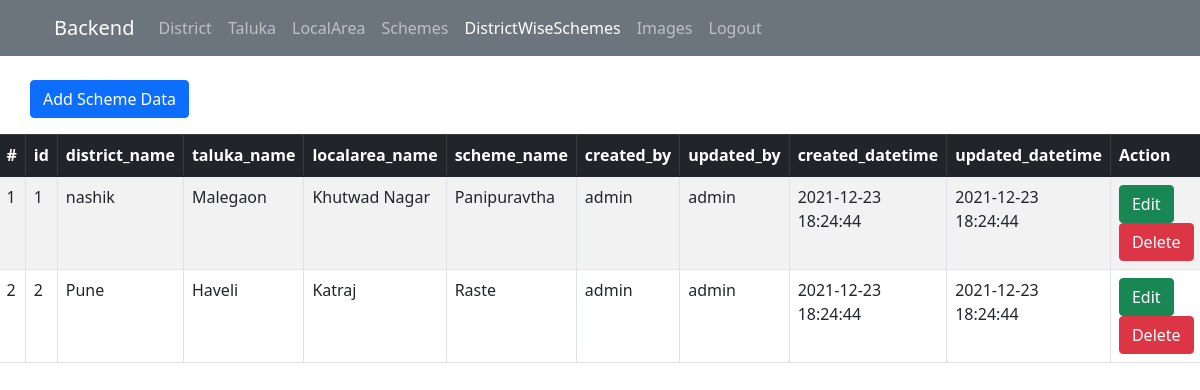
Screenshot of /BackEnd/DistrictWiseSchemes/index.php with the database file from the repository.
### tables this page shows
CREATE TABLE main (
	`id` int AUTO_INCREMENT,
    `district_id` int NOT NULL,
    `taluka_id` int NOT NULL,
    `schemes_id` int NOT NULL,
    `localarea_id` int NOT NULL,
	PRIMARY KEY(`id`),
	`created_datetime` datetime NOT NULL,
	`updated_datetime` datetime NOT NULL,
	`created_by` varchar(50) NOT NULL,
	`updated_by` varchar(50) NOT NULL,
    FOREIGN KEY (`district_id`) REFERENCES `district` (`id`) ON DELETE CASCADE,
    FOREIGN KEY (`taluka_id`) REFERENCES `taluka` (`id`) ON DELETE CASCADE,
    FOREIGN KEY (`schemes_id`) REFERENCES `schemes` (`id`) ON DELETE CASCADE,
    FOREIGN KEY (`localarea_id`) REFERENCES `localarea` (`id`) ON DELETE CASCADE
);

CREATE TABLE district (
	`id` int AUTO_INCREMENT,
	`name` varchar(50) NOT NULL,
    PRIMARY KEY(`id`),
    `created_datetime` datetime NOT NULL,
	`updated_datetime` datetime NOT NULL,
	`created_by` varchar(50) NOT NULL,
	`updated_by` varchar(50) NOT NULL
);

CREATE TABLE taluka (
	`id` int AUTO_INCREMENT,
	`name` varchar(50) NOT NULL,
    `district_id` int NOT NULL,
    PRIMARY KEY(`id`),
    `created_datetime` datetime NOT NULL,
	`updated_datetime` datetime NOT NULL,
	`created_by` varchar(50) NOT NULL,
	`updated_by` varchar(50) NOT NULL,
	FOREIGN KEY (`district_id`) REFERENCES `district` (`id`) ON DELETE CASCADE
);

CREATE TABLE localarea (
	`id` int AUTO_INCREMENT,
	`name` varchar(50) NOT NULL,
    `taluka_id` int NOT NULL,
    PRIMARY KEY(`id`),
    `created_datetime` datetime NOT NULL,
	`updated_datetime` datetime NOT NULL,
	`created_by` varchar(50) NOT NULL,
	`updated_by` varchar(50) NOT NULL,
    FOREIGN KEY (`taluka_id`) REFERENCES `taluka` (`id`) ON DELETE CASCADE
);

CREATE TABLE schemes (
	`id` int AUTO_INCREMENT,
	`name` varchar(50) NOT NULL,
     PRIMARY KEY(`id`),
     `created_datetime` datetime NOT NULL,
	`updated_datetime` datetime NOT NULL,
	`created_by` varchar(50) NOT NULL,
	`updated_by` varchar(50) NOT NULL
);

### BackEnd/DistrictWiseSchemes/DistrictWiseSchemes.php (called while the page is built, shortened)
<?php
    class DistrictWiseSchemes{
        public static $table_name = "main";
        public static function get_with_join(){
            $table = DistrictWiseSchemes::$table_name;
            $table_district = Districts::$table_name;
            $table_taluka = Taluka::$table_name;
            $table_localarea = LocalAreas::$table_name;
            $table_schemes = Schemes::$table_name;
            $db = new Database();
            $conn = $db->connect();
            $result = array();
            $query = "select $table.id,
            $table.district_id,
            $table_district.name as 'district_name',
            $table.taluka_id,
            $table_taluka.name as 'taluka_name',
            $table.localarea_id,
            $table_localarea.name as 'localarea_name',
            $table.schemes_id,
            $table_schemes.name as 'scheme_name',
            $table.created_datetime,
            $table.updated_datetime,
            $table.created_by,
            $table.updated_by
            from $table
            inner join $table_district on $table.district_id=$table_district.id
            inner join $table_taluka on $table.taluka_id=$table_taluka.id
            inner join $table_schemes on $table.schemes_id=$table_schemes.id
            inner join $table_localarea on $table.localarea_id=$table_localarea.id
            order by $table.id";
            try{
                $ans = $conn->query($query);
                while($row = $ans->fetch()){
                    $model = DistrictWiseSchemes::load_with_join($row);
                    array_push($result, $model);
                }
            }catch(PDOException $e){
                echo $e->getMessage();
            }
            return $result;
        }
        public static function load_with_join($row){
            $object = new DistrictWiseSchemes();
            $object->id = $row['id'];
            $object->district_id = $row['district_id'];
            $object->district_name = $row['district_name'];
            $object->taluka_id = $row['taluka_id'];
            $object->taluka_name = $row['taluka_name'];
            $object->localarea_id = $row['localarea_id'];
            $object->localarea_name = $row['localarea_name'];
            $object->scheme_id = $row['schemes_id'];
            $object->scheme_name = $row['scheme_name'];
            $object->created_datetime = $row['created_datetime'];
            $object->updated_datetime = $row['updated_datetime'];
            $object->created_by = $row['created_by'];
            $object->updated_by = $row['updated_by'];
            return $object;
        }
    }
?>

### BackEnd/DistrictWiseSchemes/index.php (the view, shortened to what this page needs)
<?php
    require_once $_SERVER['DOCUMENT_ROOT'].(str_replace($_SERVER['DOCUMENT_ROOT'], " ", realpath('../header.php')));
    require_once 'DistrictWiseSchemes.php';
?>
<!DOCTYPE html>
<html lang="en">
<head>
    <link rel="stylesheet" href="../../../bootstrap-5.1.3-dist\css\bootstrap.min.css" >
</head>
<body>
    <?= nav() ?>
    <?php
        $models = DistrictWiseSchemes::get_with_join();
     ?>
    <div class="container-sm p-0">
        <a href="form.php" class="mb-3 btn btn-primary">Add Scheme Data</a>
        <div class="ph-5  row justify-content-center">
            <table class="table table-striped table-hover table-bordered">
                <thead class="table-dark">
                    <tr>
                        <th>#</th>
                        <th>id</th>
                        <th>district_name</th>
                        <th>taluka_name</th>
                        <th>localarea_name</th>
                        <th>scheme_name</th>
                        <th>created_by</th>
                        <th>updated_by</th>
                        <th>created_datetime</th>
                        <th>updated_datetime</th>
                        <th >Action</th>
                    </tr>
                </thead>
                <?php $count = 0 ?>
                <?php while($count < count($models)):?>
                    <tr>
                        <td> <?=$count+1?></td>
                        <td><?= $models[$count]->id; ?></td>
                        <td><?= $models[$count]->district_name; ?></td>
                        <td><?= $models[$count]->taluka_name; ?></td>
                        <td><?= $models[$count]->localarea_name; ?></td>
                        <td><?= $models[$count]->scheme_name; ?></td>
                        <td><?= $models[$count]->created_by; ?></td>
                        <td><?= $models[$count]->updated_by; ?></td>
                        <td><?= $models[$count]->created_datetime; ?></td>
                        <td><?= $models[$count]->updated_datetime; ?></td>
                        <td>
                            <a href="update.php?edit=<?=$models[$count]->id;?>" class="btn btn-success">Edit</a>
                            <a href="DistrictWiseSchemesController.php?delete=<?= $models[$count]->id;?>" class="btn btn-danger">Delete</a>
                        </td>
                    </tr>
                    <?php $count += 1?>
                <?php endwhile; ?>
            </table>
        </div>
    </div>
</body>
</html>

### BackEnd/header.php
<?php
    function nav(){
        return "
        <div class='bg-secondary container-fluid mb-4'>
            <div class='container-sm'>
                <nav class='navbar navbar-expand-lg navbar-dark  '>
                <div class='container-fluid'>
                <a class='navbar-brand' href='../Users/index.php'>Backend</a>
                <button class='navbar-toggler' type='button' data-bs-toggle='collapse' data-bs-target='#navbarNav' aria-controls='navbarNav' aria-expanded='false' aria-label='Toggle navigation'>
                    <span class='navbar-toggler-icon'></span>
                </button>
                <div class='collapse navbar-collapse' id='navbarNav'>
                    <ul class='navbar-nav'>
                        <li class='nav-item'>
                            <a class='nav-link' id='page-district' aria-current='page' href='../Districts/index.php'>District</a>
                        </li>
                        <li class='nav-item'>
                            <a class='nav-link' id='page-taluka' href='../Taluka/index.php'>Taluka</a>
                        </li>
                        <li class='nav-item'>
                            <a class='nav-link' id='page-localarea' href='../LocalAreas/index.php'>LocalArea</a>
                        </li>
                        <li class='nav-item'>
                            <a class='nav-link' id='page-scheme' href='../Schemes/index.php'>Schemes</a>
                        </li>
                        <li class='nav-item'>
                            <a class='nav-link' id='page-main' href='../DistrictWiseSchemes/index.php'>DistrictWiseSchemes</a>
                        </li>
                        <li class='nav-item'>
                            <a class='nav-link' id='page-images' href='../Images/index.php'>Images</a>
                        </li>
                        <li class='nav-item'>
                            <a class='nav-link' id='page-scheme' href='../index.php'>Logout</a>
                        </li>
                    </ul>
                </div>
                </div>
            </nav>
        </div>
      </div>
      ";
    }
?>

### rows the page displays
main: id "1", district.name "nashik", taluka.name "Malegaon", localarea.name "Khutwad Nagar", schemes.name "Panipuravtha", created_by "admin", updated_by "admin", created_datetime "2021-12-23 18:24:44", updated_datetime "2021-12-23 18:24:44"
main: id "2", district.name "Pune", taluka.name "Haveli", localarea.name "Katraj", schemes.name "Raste", created_by "admin", updated_by "admin", created_datetime "2021-12-23 18:24:44", updated_datetime "2021-12-23 18:24:44"
